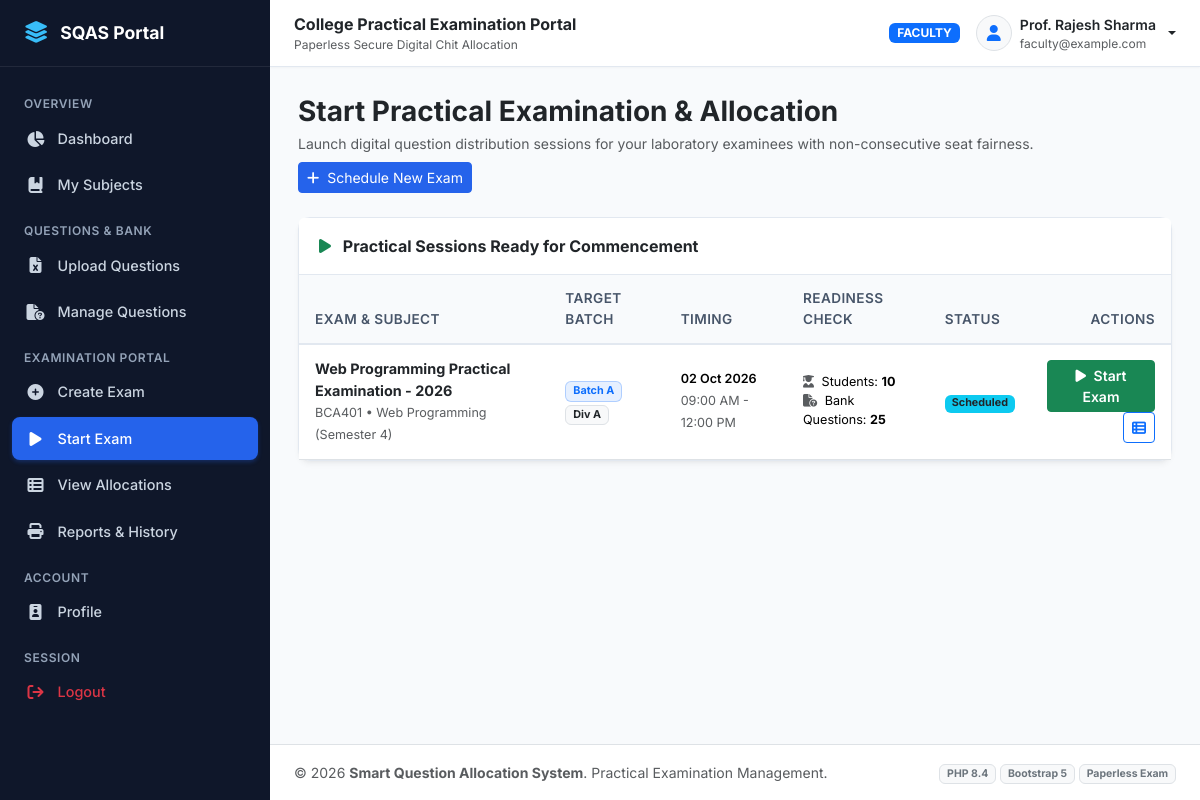
Page /faculty/start_exam.php (signed in) on the committed database.
### tables this page shows
CREATE TABLE `exams` (
  `exam_id` INT AUTO_INCREMENT PRIMARY KEY,
  `exam_name` VARCHAR(150) NOT NULL,
  `exam_code` VARCHAR(50) NOT NULL UNIQUE,
  `subject_id` INT NOT NULL,
  `semester_id` INT NOT NULL,
  `division_id` INT NOT NULL,
  `batch_id` INT NOT NULL,
  `faculty_id` INT NOT NULL,
  `exam_date` DATE NOT NULL,
  `start_time` TIME NOT NULL,
  `end_time` TIME NOT NULL,
  `duration_minutes` INT NOT NULL DEFAULT 120,
  `total_marks` INT NOT NULL DEFAULT 50,
  `instructions` TEXT DEFAULT NULL,
  `allocation_rule` ENUM('random_no_consecutive', 'pure_random') NOT NULL DEFAULT 'random_no_consecutive',
  `status` ENUM('draft', 'scheduled', 'running', 'completed', 'cancelled') NOT NULL DEFAULT 'scheduled',
  `started_at` DATETIME DEFAULT NULL,
  `ended_at` DATETIME DEFAULT NULL,
  `created_at` TIMESTAMP DEFAULT CURRENT_TIMESTAMP,
  INDEX `idx_exam_status` (`status`),
  FOREIGN KEY (`subject_id`) REFERENCES `subjects`(`subject_id`) ON DELETE CASCADE,
  FOREIGN KEY (`semester_id`) REFERENCES `semesters`(`semester_id`) ON DELETE CASCADE,
  FOREIGN KEY (`division_id`) REFERENCES `divisions`(`division_id`) ON DELETE CASCADE,
  FOREIGN KEY (`batch_id`) REFERENCES `batches`(`batch_id`) ON DELETE CASCADE,
  FOREIGN KEY (`faculty_id`) REFERENCES `faculty`(`faculty_id`) ON DELETE CASCADE
);

CREATE TABLE `subjects` (
  `subject_id` INT AUTO_INCREMENT PRIMARY KEY,
  `subject_code` VARCHAR(50) NOT NULL UNIQUE,
  `subject_name` VARCHAR(150) NOT NULL,
  `semester_id` INT NOT NULL,
  `status` ENUM('active', 'inactive') NOT NULL DEFAULT 'active',
  `created_at` TIMESTAMP DEFAULT CURRENT_TIMESTAMP,
  FOREIGN KEY (`semester_id`) REFERENCES `semesters`(`semester_id`) ON DELETE CASCADE
);

CREATE TABLE `semesters` (
  `semester_id` INT AUTO_INCREMENT PRIMARY KEY,
  `semester_name` VARCHAR(50) NOT NULL,
  `semester_code` VARCHAR(20) NOT NULL UNIQUE,
  `status` ENUM('active', 'inactive') NOT NULL DEFAULT 'active',
  `created_at` TIMESTAMP DEFAULT CURRENT_TIMESTAMP
);

CREATE TABLE `batches` (
  `batch_id` INT AUTO_INCREMENT PRIMARY KEY,
  `batch_name` VARCHAR(50) NOT NULL,
  `semester_id` INT NOT NULL,
  `division_id` INT NOT NULL,
  `start_roll_no` INT NOT NULL,
  `end_roll_no` INT NOT NULL,
  `status` ENUM('active', 'inactive') NOT NULL DEFAULT 'active',
  `created_at` TIMESTAMP DEFAULT CURRENT_TIMESTAMP,
  INDEX `idx_batch_sem_div` (`semester_id`, `division_id`),
  FOREIGN KEY (`semester_id`) REFERENCES `semesters`(`semester_id`) ON DELETE CASCADE,
  FOREIGN KEY (`division_id`) REFERENCES `divisions`(`division_id`) ON DELETE CASCADE
);

CREATE TABLE `divisions` (
  `division_id` INT AUTO_INCREMENT PRIMARY KEY,
  `division_name` VARCHAR(20) NOT NULL UNIQUE,
  `status` ENUM('active', 'inactive') NOT NULL DEFAULT 'active',
  `created_at` TIMESTAMP DEFAULT CURRENT_TIMESTAMP
);

### faculty/start_exam.php (the view, shortened to what this page needs)
<?php
require_once __DIR__ . '/../includes/functions.php';
$facultyId = $_SESSION['user_detail_id'] ?? 0;
$examsStmt = $pdo->prepare("
    SELECT e.*, s.subject_name, s.subject_code, sem.semester_name, d.division_name, b.batch_name,
           (SELECT COUNT(*) FROM students stu WHERE stu.batch_id = e.batch_id AND stu.status = 'active') as eligible_students,
           (SELECT COUNT(*) FROM questions q WHERE q.subject_id = e.subject_id AND q.status = 'active') as available_questions,
           (SELECT COUNT(*) FROM question_allocations qa WHERE qa.exam_id = e.exam_id) as allocated_count
    FROM exams e
    JOIN subjects s ON e.subject_id = s.subject_id
    JOIN semesters sem ON e.semester_id = sem.semester_id
    JOIN divisions d ON e.division_id = d.division_id
    JOIN batches b ON e.batch_id = b.batch_id
    WHERE e.faculty_id = ?
    ORDER BY CASE WHEN e.status = 'running' THEN 1 WHEN e.status = 'scheduled' THEN 2 ELSE 3 END, e.exam_date DESC
");
$examsStmt->execute([$facultyId]);
$exams = $examsStmt->fetchAll();
include __DIR__ . '/../includes/header.php';
?>
<div class="d-flex justify-content-between align-items-center mb-4 flex-wrap gap-2">
    <div>
        <h3 class="fw-bold text-dark mb-1">Start Practical Examination & Allocation</h3>
        <p class="text-muted small mb-0">Launch digital question distribution sessions for your laboratory examinees with non-consecutive seat fairness.</p>
    </div>
    <a href="create_exam.php" class="btn btn-primary btn-sm">
        <i class="fa-solid fa-plus me-1"></i> Schedule New Exam
    </a>
</div>
<div class="card">
    <div class="card-header bg-white d-flex justify-content-between align-items-center">
        <span class="fw-bold text-dark"><i class="fa-solid fa-play me-2 text-success"></i> Practical Sessions Ready for Commencement</span>
    </div>
    <div class="card-body p-0">
        <div class="table-responsive">
            <table class="table table-hover align-middle mb-0">
                <thead>
                    <tr>
                        <th>Exam & Subject</th>
                        <th>Target Batch</th>
                        <th>Timing</th>
                        <th>Readiness Check</th>
                        <th>Status</th>
                        <th class="text-end">Actions</th>
                    </tr>
                </thead>
                <tbody>
                    <?php if (empty($exams)): ?>
                        <tr><td colspan="6" class="text-center text-muted py-5">No exams scheduled yet. Click "Schedule New Exam" to begin.</td></tr>
                    <?php else: ?>
                        <?php foreach ($exams as $ex): ?>
                            <tr class="<?= $ex['status'] === 'running' ? 'table-warning bg-opacity-25' : '' ?>">
                                <td>
                                    <div class="fw-bold text-dark"><?= e($ex['exam_name']) ?></div>
                                    <small class="text-muted"><?= e($ex['subject_code']) ?> &bull; <?= e($ex['subject_name']) ?> (<?= e($ex['semester_name']) ?>)</small>
                                </td>
                                <td>
                                    <span class="badge bg-primary bg-opacity-10 text-primary border border-primary border-opacity-25"><?= e($ex['batch_name']) ?></span>
                                    <span class="badge bg-light text-dark border">Div <?= e($ex['division_name']) ?></span>
                                </td>
                                <td>
                                    <div class="small fw-semibold"><?= format_date($ex['exam_date']) ?></div>
                                    <small class="text-muted"><?= format_time($ex['start_time']) ?> - <?= format_time($ex['end_time']) ?></small>
                                </td>
                                <td>
                                    <div class="small">
                                        <i class="fa-solid fa-user-graduate text-muted me-1"></i> Students:
                                        <strong><?= $ex['eligible_students'] ?></strong>
                                    </div>
                                    <div class="small">
                                        <i class="fa-solid fa-file-circle-question text-muted me-1"></i> Bank Questions:
                                        <strong><?= $ex['available_questions'] ?></strong>
                                    </div>
                                </td>
                                <td><?= status_badge($ex['status']) ?></td>
                                <td class="text-end">
                                    <?php if ($ex['status'] === 'scheduled' || $ex['status'] === 'draft'): ?>
                                        <button class="btn btn-success btn-sm fw-semibold" data-bs-toggle="modal" data-bs-target="#confirmStartModal<?= $ex['exam_id'] ?>">
                                            <i class="fa-solid fa-play me-1"></i> Start Exam
                                        </button>
                                    <?php endif; ?>
                                    <a href="allocations.php?exam_id=<?= $ex['exam_id'] ?>" class="btn btn-outline-primary btn-sm ms-1" title="View Allocations">
                                        <i class="fa-solid fa-table-list"></i>
                                    </a>
                                </td>
                            </tr>
                        <?php endforeach; ?>
                    <?php endif; ?>
                </tbody>
            </table>
        </div>
    </div>
</div>
<?php include __DIR__ . '/../includes/footer.php'; ?>

### includes/functions.php (shortened to what this page needs)
<?php
function e($string) {
    return htmlspecialchars((string)$string, ENT_QUOTES, 'UTF-8');
}
function format_date($dateStr) {
    return date('d M Y', strtotime($dateStr));
}
function format_time($timeStr) {
    return date('h:i A', strtotime($timeStr));
}
function status_badge($status) {
    $status = strtolower($status);
    $map = [
        'active'     => ['class' => 'bg-success', 'text' => 'Active'],
        'inactive'   => ['class' => 'bg-secondary', 'text' => 'Inactive'],
        'scheduled'  => ['class' => 'bg-info text-dark', 'text' => 'Scheduled'],
        'running'    => ['class' => 'bg-warning text-dark', 'text' => 'Running'],
        'completed'  => ['class' => 'bg-primary', 'text' => 'Completed'],
        'cancelled'  => ['class' => 'bg-danger', 'text' => 'Cancelled'],
        'draft'      => ['class' => 'bg-secondary', 'text' => 'Draft'],
        'allocated'  => ['class' => 'bg-info text-dark', 'text' => 'Allocated'],
        'submitted'  => ['class' => 'bg-success', 'text' => 'Submitted'],
        'absent'     => ['class' => 'bg-danger', 'text' => 'Absent']
    ];
    $item = $map[$status] ?? ['class' => 'bg-secondary', 'text' => ucfirst($status)];
    return '<span class="badge ' . $item['class'] . '">' . $item['text'] . '</span>';
}

### assets/css/style.css (style rules this page uses)
:root { --primary-navy: #0f2744; --primary-blue: #1e40af; --primary-accent: #2563eb; --primary-hover: #1d4ed8; --bg-slate: #f8fafc; --bg-sidebar: #0f172a; --bg-sidebar-hover: #1e293b; --text-dark: #1e293b; --text-muted: #64748b; --border-light: #e2e8f0; --card-shadow: 0 4px 6px -1px rgba(0, 0, 0, 0.05), 0 2px 4px -2px rgba(0, 0, 0, 0.05); --card-hover-shadow: 0 10px 15px -3px rgba(0, 0, 0, 0.08), 0 4px 6px -4px rgba(0, 0, 0, 0.05); }
body { font-family: 'Inter', system-ui, -apple-system, BlinkMacSystemFont, "Segoe UI", Roboto, sans-serif; background-color: var(--bg-slate); color: var(--text-dark); min-height: 100vh; display: flex; flex-direction: column; }
.card { border: 1px solid var(--border-light); border-radius: 0.75rem; box-shadow: var(--card-shadow); transition: box-shadow 0.2s ease, transform 0.2s ease; background-color: #ffffff; }
.card-header { background-color: #ffffff; border-bottom: 1px solid var(--border-light); font-weight: 600; padding: 1rem 1.25rem; }
.table thead th { background-color: #f8fafc; color: #475569; font-weight: 600; font-size: 0.85rem; text-transform: uppercase; letter-spacing: 0.03em; border-bottom: 2px solid var(--border-light); padding: 0.85rem 1rem; }
.table tbody td { padding: 0.85rem 1rem; vertical-align: middle; font-size: 0.9rem; }
.btn-primary { background-color: var(--primary-accent); border-color: var(--primary-accent); }

### rows in the picture
exams: exam_name "Web Programming Practical Examination - 2026", subject.subject_code "BCA401", subject.subject_name "Web Programming", semester.semester_name "Semester 4", batch.batch_name "Batch A", division.division_name "A", exam_date "02 Oct 2026", start_time "09:00 AM", end_time "12:00 PM", eligible_students "10", available_questions "25", status "Scheduled"

### other values in the picture
$currentUser['role'] "FACULTY"
$currentUser['name'] "Prof. Rajesh Sharma"
$currentUser['email'] "faculty@example.com"
APP_NAME "Smart Question Allocation System"
PHP_MAJOR_VERSION "8"
PHP_MINOR_VERSION "4"
